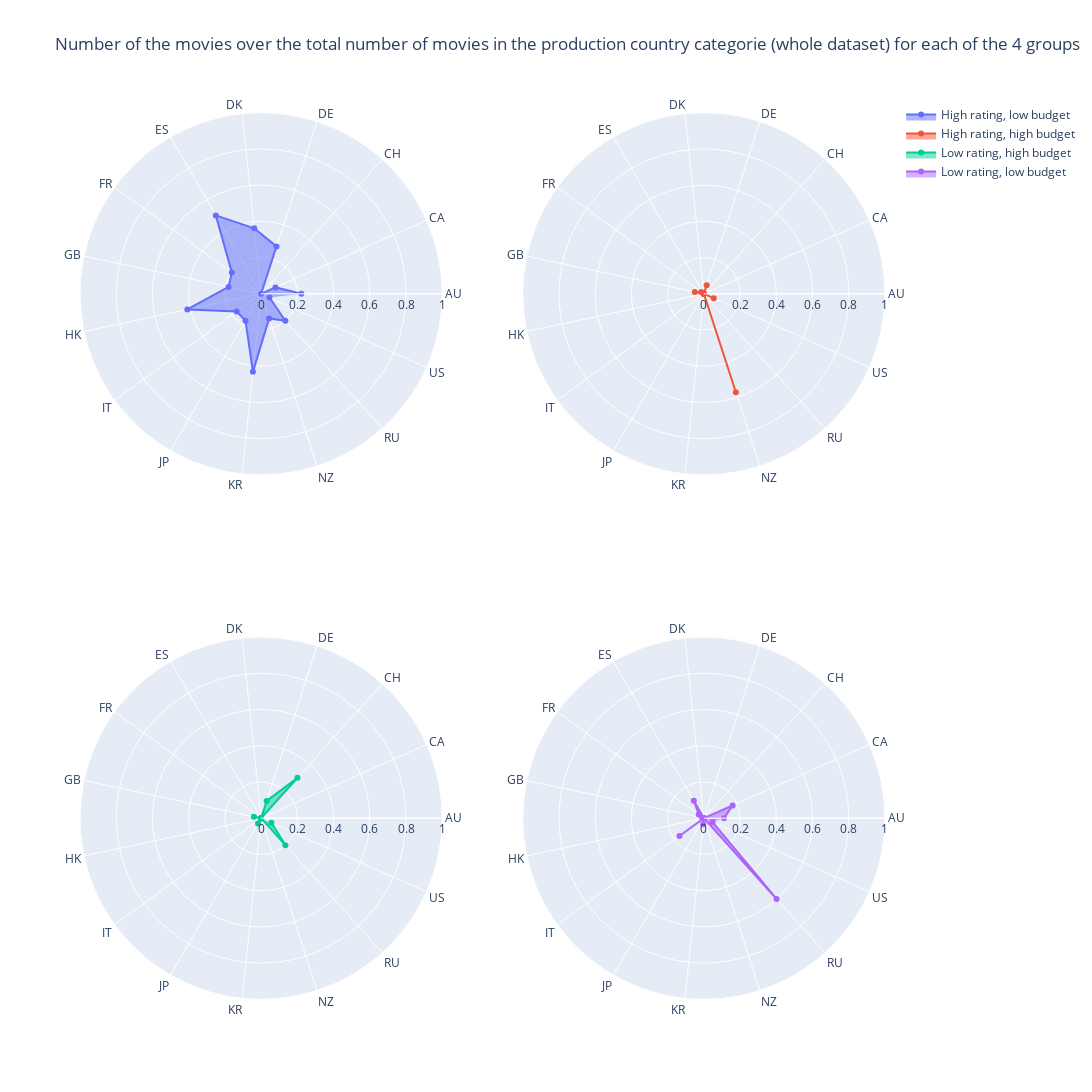

Source (notebook cell):
### Code cell
categories = data_HR_LB_countries.columns.values

fig = make_subplots(rows=2, cols=2, specs=[[{'type': 'polar'}]*2]*2)

# Total count of the genres to normalize the count of the 4 groups 
total_count = data.iloc[:,21:36].sum().values

fig.append_trace(go.Scatterpolar(r=data_HR_LB_countries.sum().values/total_count, theta=categories, fill='toself', name='High rating, low budget'), row=1, col=1)
fig.append_trace(go.Scatterpolar(r=data_HR_HB_countries.sum().values/total_count, theta=categories, fill='toself', name='High rating, high budget'), row=1, col=2)
fig.append_trace(go.Scatterpolar(r=data_LR_HB_countries.sum().values/total_count, theta=categories, fill='toself', name='Low rating, high budget'), row=2, col=1)
fig.append_trace(go.Scatterpolar(r=data_LR_LB_countries.sum().values/total_count, theta=categories, fill='toself', name='Low rating, low budget'), row=2, col=2)
            
fig.update_polars(radialaxis=dict(range=[0, 1]))

fig.update_layout(
  polar=dict(
    radialaxis=dict(
      visible=True,
    )),
    width=1300,
    height=1200,
  showlegend=True,
    title_text = 'Number of the movies over the total number of movies in the production country categorie (whole dataset) for each of the 4 groups'
)

fig.show('jupyterlab')

### Figure 1 — Plotly figure (JSON) as saved in the notebook; plotly's stock layout.template omitted (floating-point values rounded to 4 significant figures)
{"data": [{"fill": "toself", "name": "High rating, low budget", "r": [0.2222, 0.08696, 0, 0.275, 0.3636, 0.5, 0.2, 0.1837, 0.4167, 0.1667, 0.1724, 0.4333, 0.1429, 0.2, 0.05032], "subplot": "polar", "theta": ["AU", "CA", "CH", "DE", "DK", "ES", "FR", "GB", "HK", "IT", "JP", "KR", "NZ", "RU", "US"], "type": "scatterpolar"}, {"fill": "toself", "name": "High rating, high budget", "r": [0, 0, 0, 0.05, 0, 0, 0.01739, 0.05102, 0, 0, 0, 0, 0.5714, 0, 0.05959], "subplot": "polar2", "theta": ["AU", "CA", "CH", "DE", "DK", "ES", "FR", "GB", "HK", "IT", "JP", "KR", "NZ", "RU", "US"], "type": "scatterpolar"}, {"fill": "toself", "name": "Low rating, high budget", "r": [0, 0, 0.3, 0.1, 0, 0, 0, 0.04082, 0, 0, 0.03448, 0, 0, 0.2, 0.06206], "subplot": "polar3", "theta": ["AU", "CA", "CH", "DE", "DK", "ES", "FR", "GB", "HK", "IT", "JP", "KR", "NZ", "RU", "US"], "type": "scatterpolar"}, {"fill": "toself", "name": "Low rating, low budget", "r": [0.1111, 0.1739, 0, 0, 0, 0.1111, 0.03478, 0.0102, 0, 0.1667, 0, 0.03333, 0, 0.6, 0.05279], "subplot": "polar4", "theta": ["AU", "CA", "CH", "DE", "DK", "ES", "FR", "GB", "HK", "IT", "JP", "KR", "NZ", "RU", "US"], "type": "scatterpolar"}], "layout": {"height": 1200, "polar": {"angularaxis": {"type": "category"}, "domain": {"x": [0, 0.45], "y": [0.575, 1]}, "radialaxis": {"autorange": false, "range": [0, 1], "type": "linear", "visible": true}}, "polar2": {"angularaxis": {"type": "category"}, "domain": {"x": [0.55, 1], "y": [0.575, 1]}, "radialaxis": {"autorange": false, "range": [0, 1], "type": "linear"}}, "polar3": {"angularaxis": {"type": "category"}, "domain": {"x": [0, 0.45], "y": [0, 0.425]}, "radialaxis": {"autorange": false, "range": [0, 1], "type": "linear"}}, "polar4": {"angularaxis": {"type": "category"}, "domain": {"x": [0.55, 1], "y": [0, 0.425]}, "radialaxis": {"autorange": false, "range": [0, 1], "type": "linear"}}, "showlegend": true, "title": {"text": "Number of the movies over the total number of movies in the production country categorie (whole dataset) for each of the 4 groups"}, "width": 1300}}
